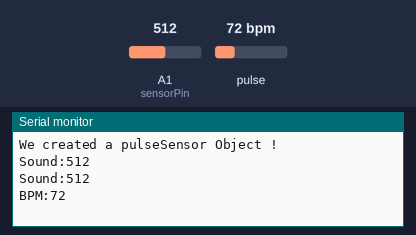
The sketch below on a simulated Arduino Uno, built with avr-gcc and run on an emulated ATmega328P. On the bench: the last lines printed to the serial monitor. Inputs (shaded band) come from the test bench; at power-on: pulse 72 bpm, A1 (sensorPin) = 512.

Above: at 1.2 s.
1.3 s: pulse set to 42 bpm
At 2.6 s:
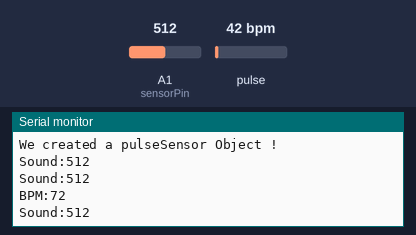
2.8 s: A1 (sensorPin) set to 560
At 4.2 s:
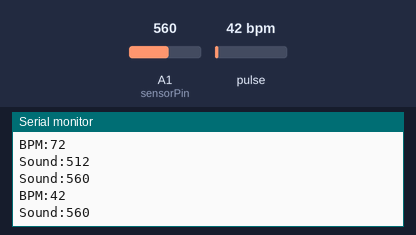
4.3 s: pulse set to 70 bpm
At 5.6 s:
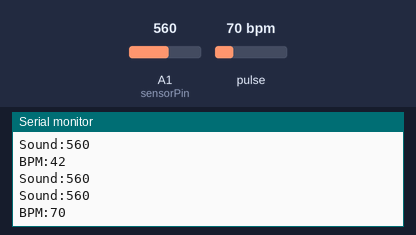
5.8 s: A1 (sensorPin) set to 540
At 6.5 s:
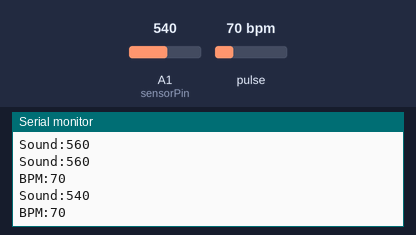
Timing chart, 0 to 8.3 s (numbered marks = the images above; inputs shaded):
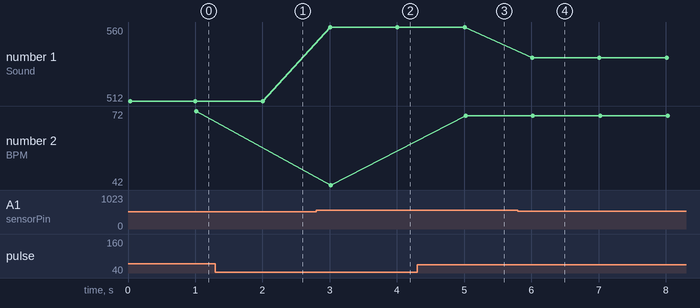

Measured:
- after the input at 2.8 s, the serial monitor: prints a new line after 0.21 s (image 2)
- after the input at 4.3 s, the serial monitor: prints a new line after 0.72 s (image 3)
- after the input at 5.8 s, the serial monitor: prints a new line after 0.21 s (image 4)
- plotted number 1: 512 → 560 after the input at 2.8 s, 560 → 540 after the input at 5.8 s
- plotted number 2: 42 → 70 after the input at 4.3 s

The sketch:

sound_bpm.ino
```cpp
/*  Getting_BPM_to_Monitor prints the BPM to the Serial Monitor, using the least lines of code and PulseSensor Library.
 *  Tutorial Webpage: https://pulsesensor.com/pages/getting-advanced
 *
--------Use This Sketch To------------------------------------------
1) Displays user's live and changing BPM, Beats Per Minute, in Arduino's native Serial Monitor.
2) Print: "♥  A HeartBeat Happened !" when a beat is detected, live.
2) Learn about using a PulseSensor Library "Object".
4) Blinks LED on PIN 13 with user's Heartbeat.
--------------------------------------------------------------------*/

#define USE_ARDUINO_INTERRUPTS true    // Set-up low-level interrupts for most acurate BPM math.
#include <PulseSensorPlayground.h>     // Includes the PulseSensorPlayground Library.

int sensorPin = A1; //sound pin
int sensorValue = 0; //sound initial value
//  Variables
const int PulseWire = 0;       // PulseSensor PURPLE WIRE connected to ANALOG PIN 0
int Threshold = 550;           // Determine which Signal to "count as a beat" and which to ignore.
                               // Use the "Gettting Started Project" to fine-tune Threshold Value beyond default setting.
                               // Otherwise leave the default "550" value.

PulseSensorPlayground pulseSensor;  // Creates an instance of the PulseSensorPlayground object called "pulseSensor"


void setup() {

  Serial.begin(9600);          // For Serial Monitor

  // Configure the PulseSensor object, by assigning our variables to it.
  pulseSensor.analogInput(PulseWire);
  pulseSensor.setThreshold(Threshold);

  // Double-check the "pulseSensor" object was created and "began" seeing a signal.
   if (pulseSensor.begin()) {
    Serial.println("We created a pulseSensor Object !");  //This prints one time at Arduino power-up,  or on Arduino reset.
  }
}


void loop() {
 // Calls function on our pulseSensor object that returns BPM as an "int".
 sensorValue = analogRead(sensorPin);
 Serial.print("Sound:");
 Serial.println(sensorValue,DEC);
 //delay(1000);

 int myBPM = pulseSensor.getBeatsPerMinute();
 delay(1); // "myBPM" hold this BPM value now.

 if (pulseSensor.sawStartOfBeat()) {          // Constantly test to see if "a beat happened".
 //Serial.println("♥  A HeartBeat Happened ! "); // If test is "true", print a message "a heartbeat happened".
  Serial.print("BPM:");                        // Print phrase "BPM: "
  Serial.println(myBPM);                        // Print the value inside of myBPM.
 }
  delay(1000);                    // considered best practice in a simple sketch.

}
```
